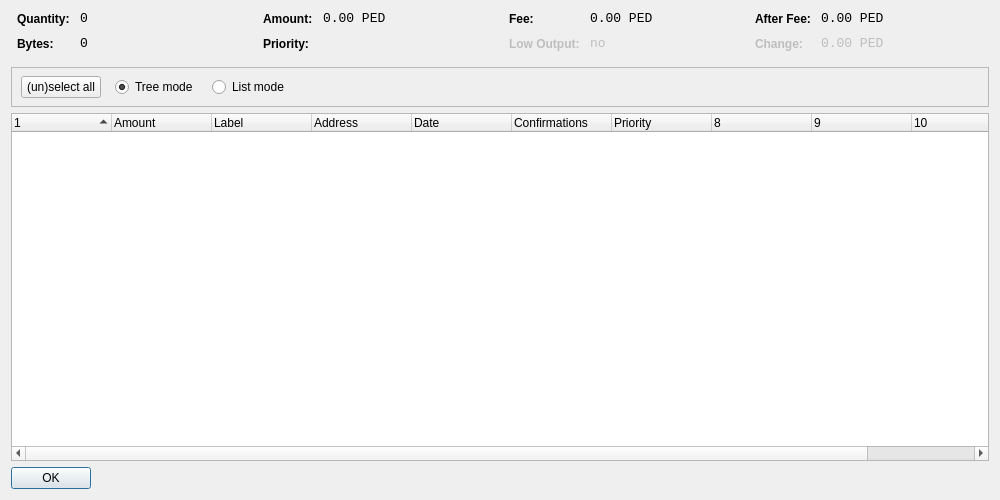
<?xml version="1.0" encoding="UTF-8"?>
<ui version="4.0">
 <class>CoinControlDialog</class>
 <widget class="QDialog" name="CoinControlDialog">
  <property name="geometry">
   <rect>
    <x>0</x>
    <y>0</y>
    <width>1000</width>
    <height>500</height>
   </rect>
  </property>
  <property name="windowTitle">
   <string>Coin Control</string>
  </property>
  <layout class="QVBoxLayout" name="verticalLayout">
   <item>
    <layout class="QHBoxLayout" name="horizontalLayoutTop" stretch="0,0,0,0">
     <property name="topMargin">
      <number>0</number>
     </property>
     <property name="bottomMargin">
      <number>10</number>
     </property>
     <item>
      <layout class="QFormLayout" name="formLayoutCoinControl1">
       <property name="horizontalSpacing">
        <number>10</number>
       </property>
       <property name="verticalSpacing">
        <number>10</number>
       </property>
       <property name="leftMargin">
        <number>6</number>
       </property>
       <property name="rightMargin">
        <number>6</number>
       </property>
       <item row="0" column="0">
        <widget class="QLabel" name="labelCoinControlQuantityText">
         <property name="styleSheet">
          <string notr="true">font-weight:bold;</string>
         </property>
         <property name="text">
          <string>Quantity:</string>
         </property>
        </widget>
       </item>
       <item row="0" column="1">
        <widget class="QLabel" name="labelCoinControlQuantity">
         <property name="font">
          <font>
           <family>Monospace</family>
           <pointsize>10</pointsize>
          </font>
         </property>
         <property name="cursor">
          <cursorShape>IBeamCursor</cursorShape>
         </property>
         <property name="contextMenuPolicy">
          <enum>Qt::ActionsContextMenu</enum>
         </property>
         <property name="text">
          <string notr="true">0</string>
         </property>
         <property name="textInteractionFlags">
          <set>Qt::LinksAccessibleByMouse|Qt::TextSelectableByKeyboard|Qt::TextSelectableByMouse</set>
         </property>
        </widget>
       </item>
       <item row="1" column="0">
        <widget class="QLabel" name="labelCoinControlBytesText">
         <property name="styleSheet">
          <string notr="true">font-weight:bold;</string>
         </property>
         <property name="text">
          <string>Bytes:</string>
         </property>
        </widget>
       </item>
       <item row="1" column="1">
        <widget class="QLabel" name="labelCoinControlBytes">
         <property name="font">
          <font>
           <family>Monospace</family>
           <pointsize>10</pointsize>
          </font>
         </property>
         <property name="cursor">
          <cursorShape>IBeamCursor</cursorShape>
         </property>
         <property name="contextMenuPolicy">
          <enum>Qt::ActionsContextMenu</enum>
         </property>
         <property name="text">
          <string notr="true">0</string>
         </property>
         <property name="textInteractionFlags">
          <set>Qt::LinksAccessibleByMouse|Qt::TextSelectableByKeyboard|Qt::TextSelectableByMouse</set>
         </property>
        </widget>
       </item>
      </layout>
     </item>
     <item>
      <layout class="QFormLayout" name="formLayoutCoinControl2">
       <property name="horizontalSpacing">
        <number>10</number>
       </property>
       <property name="verticalSpacing">
        <number>10</number>
       </property>
       <property name="leftMargin">
        <number>6</number>
       </property>
       <property name="rightMargin">
        <number>6</number>
       </property>
       <item row="0" column="0">
        <widget class="QLabel" name="labelCoinControlAmountText">
         <property name="styleSheet">
          <string notr="true">font-weight:bold;</string>
         </property>
         <property name="text">
          <string>Amount:</string>
         </property>
        </widget>
       </item>
       <item row="0" column="1">
        <widget class="QLabel" name="labelCoinControlAmount">
         <property name="font">
          <font>
           <family>Monospace</family>
           <pointsize>10</pointsize>
          </font>
         </property>
         <property name="cursor">
          <cursorShape>IBeamCursor</cursorShape>
         </property>
         <property name="contextMenuPolicy">
          <enum>Qt::ActionsContextMenu</enum>
         </property>
         <property name="text">
          <string notr="true">0.00 PED</string>
         </property>
         <property name="textInteractionFlags">
          <set>Qt::LinksAccessibleByMouse|Qt::TextSelectableByKeyboard|Qt::TextSelectableByMouse</set>
         </property>
        </widget>
       </item>
       <item row="1" column="0">
        <widget class="QLabel" name="labelCoinControlPriorityText">
         <property name="styleSheet">
          <string notr="true">font-weight:bold;</string>
         </property>
         <property name="text">
          <string>Priority:</string>
         </property>
        </widget>
       </item>
       <item row="1" column="1">
        <widget class="QLabel" name="labelCoinControlPriority">
         <property name="font">
          <font>
           <family>Monospace</family>
           <pointsize>10</pointsize>
          </font>
         </property>
         <property name="cursor">
          <cursorShape>IBeamCursor</cursorShape>
         </property>
         <property name="contextMenuPolicy">
          <enum>Qt::ActionsContextMenu</enum>
         </property>
         <property name="text">
          <string/>
         </property>
         <property name="textInteractionFlags">
          <set>Qt::LinksAccessibleByMouse|Qt::TextSelectableByKeyboard|Qt::TextSelectableByMouse</set>
         </property>
        </widget>
       </item>
      </layout>
     </item>
     <item>
      <layout class="QFormLayout" name="formLayoutCoinControl3">
       <property name="horizontalSpacing">
        <number>10</number>
       </property>
       <property name="verticalSpacing">
        <number>10</number>
       </property>
       <property name="leftMargin">
        <number>6</number>
       </property>
       <property name="rightMargin">
        <number>6</number>
       </property>
       <item row="0" column="0">
        <widget class="QLabel" name="labelCoinControlFeeText">
         <property name="styleSheet">
          <string notr="true">font-weight:bold;</string>
         </property>
         <property name="text">
          <string>Fee:</string>
         </property>
        </widget>
       </item>
       <item row="0" column="1">
        <widget class="QLabel" name="labelCoinControlFee">
         <property name="font">
          <font>
           <family>Monospace</family>
           <pointsize>10</pointsize>
          </font>
         </property>
         <property name="cursor">
          <cursorShape>IBeamCursor</cursorShape>
         </property>
         <property name="contextMenuPolicy">
          <enum>Qt::ActionsContextMenu</enum>
         </property>
         <property name="text">
          <string notr="true">0.00 PED</string>
         </property>
         <property name="textInteractionFlags">
          <set>Qt::LinksAccessibleByMouse|Qt::TextSelectableByKeyboard|Qt::TextSelectableByMouse</set>
         </property>
        </widget>
       </item>
       <item row="1" column="0">
        <widget class="QLabel" name="labelCoinControlLowOutputText">
         <property name="enabled">
          <bool>false</bool>
         </property>
         <property name="styleSheet">
          <string notr="true">font-weight:bold;</string>
         </property>
         <property name="text">
          <string>Low Output:</string>
         </property>
        </widget>
       </item>
       <item row="1" column="1">
        <widget class="QLabel" name="labelCoinControlLowOutput">
         <property name="enabled">
          <bool>false</bool>
         </property>
         <property name="font">
          <font>
           <family>Monospace</family>
           <pointsize>10</pointsize>
          </font>
         </property>
         <property name="cursor">
          <cursorShape>IBeamCursor</cursorShape>
         </property>
         <property name="contextMenuPolicy">
          <enum>Qt::ActionsContextMenu</enum>
         </property>
         <property name="text">
          <string notr="true">no</string>
         </property>
         <property name="textInteractionFlags">
          <set>Qt::LinksAccessibleByMouse|Qt::TextSelectableByKeyboard|Qt::TextSelectableByMouse</set>
         </property>
        </widget>
       </item>
      </layout>
     </item>
     <item>
      <layout class="QFormLayout" name="formLayoutCoinControl4">
       <property name="horizontalSpacing">
        <number>10</number>
       </property>
       <property name="verticalSpacing">
        <number>10</number>
       </property>
       <property name="leftMargin">
        <number>6</number>
       </property>
       <property name="rightMargin">
        <number>6</number>
       </property>
       <item row="0" column="0">
        <widget class="QLabel" name="labelCoinControlAfterFeeText">
         <property name="styleSheet">
          <string notr="true">font-weight:bold;</string>
         </property>
         <property name="text">
          <string>After Fee:</string>
         </property>
        </widget>
       </item>
       <item row="0" column="1">
        <widget class="QLabel" name="labelCoinControlAfterFee">
         <property name="font">
          <font>
           <family>Monospace</family>
           <pointsize>10</pointsize>
          </font>
         </property>
         <property name="cursor">
          <cursorShape>IBeamCursor</cursorShape>
         </property>
         <property name="contextMenuPolicy">
          <enum>Qt::ActionsContextMenu</enum>
         </property>
         <property name="text">
          <string notr="true">0.00 PED</string>
         </property>
         <property name="textInteractionFlags">
          <set>Qt::LinksAccessibleByMouse|Qt::TextSelectableByKeyboard|Qt::TextSelectableByMouse</set>
         </property>
        </widget>
       </item>
       <item row="1" column="0">
        <widget class="QLabel" name="labelCoinControlChangeText">
         <property name="enabled">
          <bool>false</bool>
         </property>
         <property name="styleSheet">
          <string notr="true">font-weight:bold;</string>
         </property>
         <property name="text">
          <string>Change:</string>
         </property>
        </widget>
       </item>
       <item row="1" column="1">
        <widget class="QLabel" name="labelCoinControlChange">
         <property name="enabled">
          <bool>false</bool>
         </property>
         <property name="font">
          <font>
           <family>Monospace</family>
           <pointsize>10</pointsize>
          </font>
         </property>
         <property name="cursor">
          <cursorShape>IBeamCursor</cursorShape>
         </property>
         <property name="contextMenuPolicy">
          <enum>Qt::ActionsContextMenu</enum>
         </property>
         <property name="text">
          <string notr="true">0.00 PED</string>
         </property>
         <property name="textInteractionFlags">
          <set>Qt::LinksAccessibleByMouse|Qt::TextSelectableByKeyboard|Qt::TextSelectableByMouse</set>
         </property>
        </widget>
       </item>
      </layout>
     </item>
    </layout>
   </item>
   <item>
    <widget class="QFrame" name="frame">
     <property name="minimumSize">
      <size>
       <width>0</width>
       <height>40</height>
      </size>
     </property>
     <property name="frameShape">
      <enum>QFrame::StyledPanel</enum>
     </property>
     <property name="frameShadow">
      <enum>QFrame::Sunken</enum>
     </property>
     <widget class="QWidget" name="horizontalLayoutWidget">
      <property name="geometry">
       <rect>
        <x>10</x>
        <y>0</y>
        <width>781</width>
        <height>41</height>
       </rect>
      </property>
      <layout class="QHBoxLayout" name="horizontalLayoutPanel" stretch="0,0,0,0,0">
       <property name="spacing">
        <number>14</number>
       </property>
       <item>
        <widget class="QPushButton" name="pushButtonSelectAll">
         <property name="sizePolicy">
          <sizepolicy hsizetype="Maximum" vsizetype="Fixed">
           <horstretch>0</horstretch>
           <verstretch>0</verstretch>
          </sizepolicy>
         </property>
         <property name="text">
          <string>(un)select all</string>
         </property>
        </widget>
       </item>
       <item>
        <widget class="QRadioButton" name="radioTreeMode">
         <property name="sizePolicy">
          <sizepolicy hsizetype="Maximum" vsizetype="Fixed">
           <horstretch>0</horstretch>
           <verstretch>0</verstretch>
          </sizepolicy>
         </property>
         <property name="text">
          <string>Tree mode</string>
         </property>
         <property name="checked">
          <bool>true</bool>
         </property>
        </widget>
       </item>
       <item>
        <widget class="QRadioButton" name="radioListMode">
         <property name="sizePolicy">
          <sizepolicy hsizetype="Maximum" vsizetype="Fixed">
           <horstretch>0</horstretch>
           <verstretch>0</verstretch>
          </sizepolicy>
         </property>
         <property name="text">
          <string>List mode</string>
         </property>
        </widget>
       </item>
       <item>
        <spacer name="horizontalSpacer">
         <property name="orientation">
          <enum>Qt::Horizontal</enum>
         </property>
         <property name="sizeHint" stdset="0">
          <size>
           <width>40</width>
           <height>20</height>
          </size>
         </property>
        </spacer>
       </item>
      </layout>
     </widget>
    </widget>
   </item>
   <item>
    <widget class="CoinControlTreeWidget" name="treeWidget">
     <property name="contextMenuPolicy">
      <enum>Qt::CustomContextMenu</enum>
     </property>
     <property name="sortingEnabled">
      <bool>false</bool>
     </property>
     <property name="columnCount">
      <number>11</number>
     </property>
     <attribute name="headerShowSortIndicator" stdset="0">
      <bool>true</bool>
     </attribute>
     <attribute name="headerStretchLastSection">
      <bool>false</bool>
     </attribute>
     <column>
      <property name="text">
       <string/>
      </property>
     </column>
     <column>
      <property name="text">
       <string>Amount</string>
      </property>
     </column>
     <column>
      <property name="text">
       <string>Label</string>
      </property>
     </column>
     <column>
      <property name="text">
       <string>Address</string>
      </property>
     </column>
     <column>
      <property name="text">
       <string>Date</string>
      </property>
     </column>
     <column>
      <property name="text">
       <string>Confirmations</string>
      </property>
      <property name="toolTip">
       <string>Confirmed</string>
      </property>
     </column>
     <column>
      <property name="text">
       <string>Priority</string>
      </property>
     </column>
     <column>
      <property name="text">
       <string/>
      </property>
     </column>
     <column>
      <property name="text">
       <string/>
      </property>
     </column>
     <column>
      <property name="text">
       <string/>
      </property>
     </column>
     <column>
      <property name="text">
       <string/>
      </property>
     </column>
    </widget>
   </item>
   <item>
    <widget class="QDialogButtonBox" name="buttonBox">
     <property name="sizePolicy">
      <sizepolicy hsizetype="Maximum" vsizetype="Fixed">
       <horstretch>0</horstretch>
       <verstretch>0</verstretch>
      </sizepolicy>
     </property>
     <property name="orientation">
      <enum>Qt::Horizontal</enum>
     </property>
     <property name="standardButtons">
      <set>QDialogButtonBox::Ok</set>
     </property>
    </widget>
   </item>
  </layout>
 </widget>
 <customwidgets>
  <customwidget>
   <class>CoinControlTreeWidget</class>
   <extends>QTreeWidget</extends>
   <header>coincontroltreewidget.h</header>
  </customwidget>
 </customwidgets>
 <resources/>
 <connections/>
</ui>
